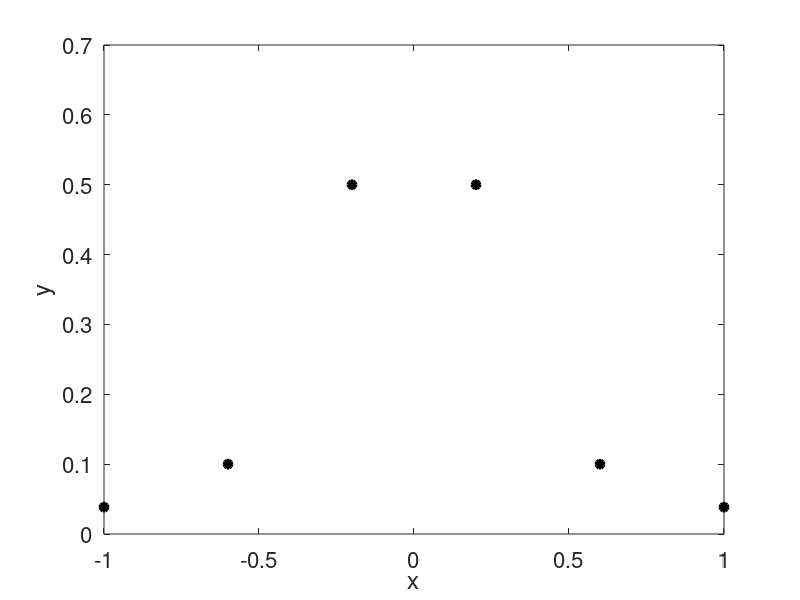

Source code (MATLAB): (Note: this script raises an error after producing the figure.)
close all; clear; clc;

xx = -1:0.4:1;
yy = 1./(1 + 25*xx.^2);

plot(xx,yy,'ko','LineWidth',2,'MarkerFaceColor','k')
xlabel('x','fontsize',20); ylabel('y','fontsize',20); 
set(gca,'FontSize',16)
hold on

sp2 = spapi(2,xx,yy); fnplt(sp2,2,'b-'), % linear spline
sp3 = spapi(3,xx,yy); fnplt(sp3,2,'g--'), % quadratic spline
sp4 = spapi(4,xx,yy); fnplt(sp4,2,'r-.'), % cubic spline
legend('data','linear','quadratic','cubic'), hold off